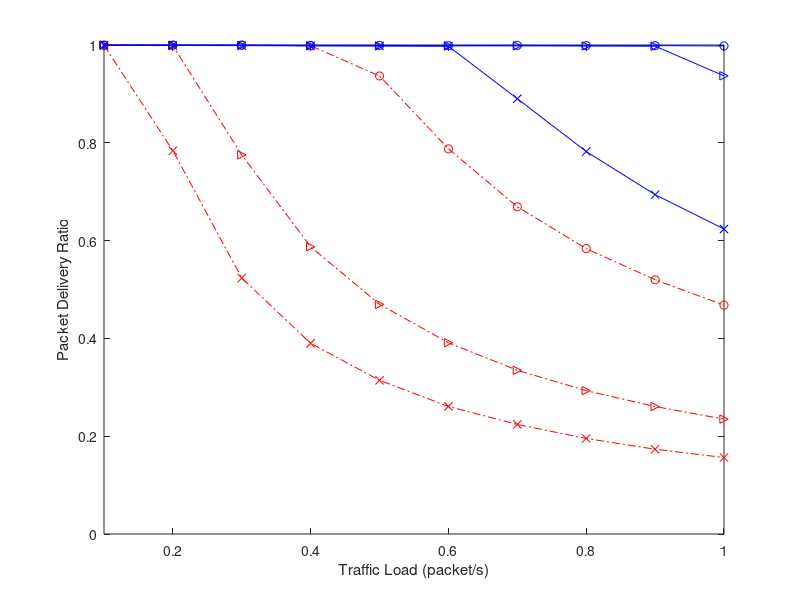

This chart was generated by the following MATLAB code: (Note: this script raises an error after producing the figure.)
% Plot PDR: packet delivery ratio, chain topology, from 1hop - 10 hops
% frxed \xi = 14, src=(1,2,3), traffic load: 0.1:0.1:1
% PRI-basic, PRI-ASM (adaptive schedule maintaince)
basic_src_1=[0.999855491	0.999588221	0.999640118	0.998381284	0.936637325	0.787597075	0.669122433	0.583615589	0.51992755	0.468067351];
basic_src_2=[0.999862138	0.998434539	0.775210541	0.587317867	0.469663074	0.391148119	0.334738878	0.293159988	0.260680806	0.234935958];
basic_src_3=[0.999532867	0.783825131	0.523455056	0.38988967	0.314320582	0.260865663	0.223981579	0.19540628	0.173319473	0.156384113];
asm_src_1=[0.999450126	0.999646566	0.99967317	0.999094826	0.999194138	0.998682457	0.999212973	0.998638978	0.998692581	0.998055236];
asm_src_2=[0.999857213	0.99969015	0.999187555	0.998505641	0.998135374	0.998370523	0.998218585	0.998065648	0.997607732	0.936930972];
asm_src_3=[0.999537851	0.999086489	0.998687419	0.998469636	0.998226212	0.997546736	0.890148683	0.782170819	0.693952849	0.623684671];

figure;
hold off;
arrival_rate=0.1:0.1:1;
plot(arrival_rate,basic_src_1,'ro-.');
hold on;
plot(arrival_rate,basic_src_2,'r>-.');
plot(arrival_rate,basic_src_3,'rx-.');


plot(arrival_rate,asm_src_1,'bo-');
plot(arrival_rate,asm_src_2,'b>-');
plot(arrival_rate,asm_src_3,'bx-');

% set(gca,'XTick',0.05:0.05:0.5);
% set(gca,'XTickLabel',0.05:0.05:0.5);
%set(gca,'Xdir','reverse')

axis([0.1 1 0 1]);
xlabel('Traffic Load (packet/s)');
ylabel('Packet Delivery Ratio');
legend('PRI-basic, 1 src','PRI-basic, 2 srcs','PRI-basic, 3 srcs', ...
    'PRI-ASM, 1 src','PRI-ASM, 2 srcs','PRI-ASM, 3 srcs',3);
% grid on;